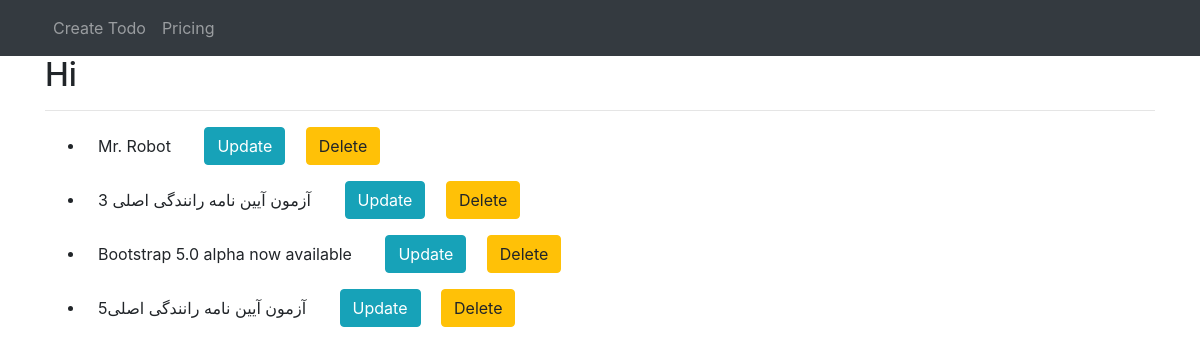
Before: / with the older database file.
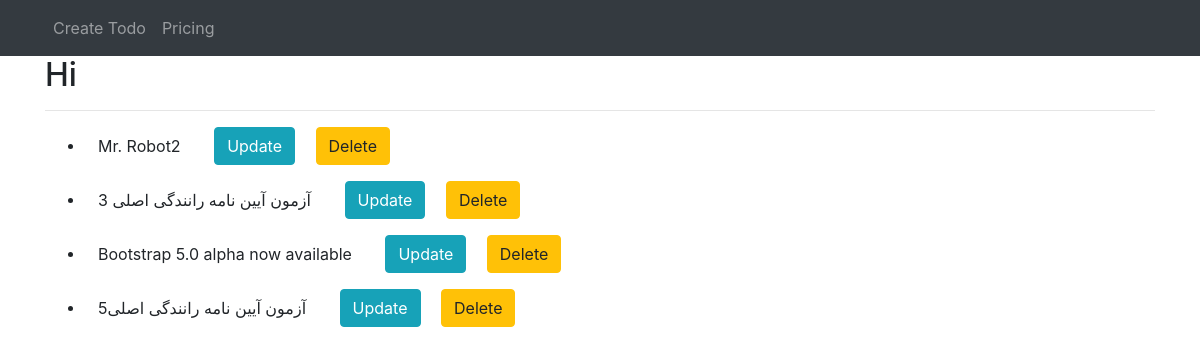
After: the same page with the newer database file.
### first/models.py (models this page shows, shortened)
class Todo(models.Model):
    title = models.CharField(max_length=100)
    created = models.DateTimeField(auto_now_add=True)
    slug = models.SlugField(blank=True,null=True)

### first/views.py (the view)
# urls.py: path('', views.Home.as_view(), name='home'),
class Home(ListView):
    context_object_name = 'todos' #object_list
    template_name = 'first/home.html' #first/todo_list.html
    ordering = ['-created']
    def get_queryset(self):
        return Todo.objects.all()

### first/templates/first/home.html
{% extends 'base.html' %}
{% block content %}
    <h2>Hi</h2>
    <hr>
    <ul>
        {% for todo in todos %}
        <li class="mb-3">
            <a class="btn" href="{% url 'first:detail_todo' todo.slug %}">{{ todo.title }}</a>
            <a class="btn btn-info mx-3" href="{% url 'first:update_todo' todo.id %}">Update</a>
            <a class="btn btn-warning" href="{% url 'first:delete_todo' todo.id %}">Delete</a>
        </li>
        {% endfor %}
    </ul>
{% endblock %}

### templates/base.html (shortened to what this page needs)
<!DOCTYPE html>
<html lang="en">
<head>
    <link rel="stylesheet" href="https://cdn.jsdelivr.net/npm/bootstrap@4.6.0/dist/css/bootstrap.min.css">
</head>
<body>
    {% include 'inc/navbar.html' %}
    <div class="container">
        <div class="row">
            <div class="col-12">
                {% block content %}{% endblock %}
            </div>
        </div>
    </div>
</body>
</html>

### templates/inc/navbar.html
<nav class="navbar navbar-expand-lg navbar-dark bg-dark">
  <div class="container">
    <div class="row">
      <div class="col-12">
        <div class="collapse navbar-collapse" id="navbarNavDropdown">
          <ul class="navbar-nav">
            <li class="nav-item">
              <a class="nav-link" href="{% url 'first:create_todo' %}">Create Todo</a>
            </li>
            <li class="nav-item">
              <a class="nav-link" href="#">Pricing</a>
            </li>
          </ul>
        </div>
      </div>
    </div>
  </div>
</nav>

Changed rows visible on the page:
changed Todo: title "Mr. Robot" → "Mr. Robot2"
